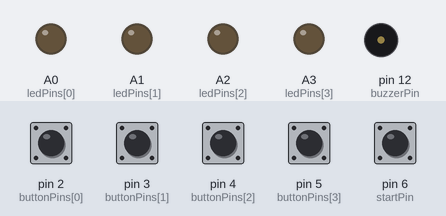
This sketch was run on a simulated Arduino Uno, built with avr-gcc and run on an emulated ATmega328P. Parts: output pins drawn as LEDs (lit = HIGH), buzzer (waves = sounding). The test bench sets the inputs (shaded band); at power-on: pin 2 (buttonPins[0]), pin 3 (buttonPins[1]), pin 4 (buttonPins[2]), pin 5 (buttonPins[3]), pin 6 (startPin) HIGH. Random numbers use the default seed unless the sketch sets one.

Above: at 1.2 s.
1.3 s: pin 6 (startPin) pulled LOW for 0.15 s
At 1.58 s:
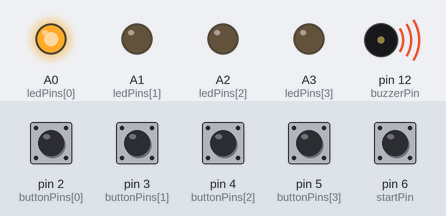
3.2 s: pin 3 (buttonPins[1]) pulled LOW for 0.15 s
At 4.4 s:
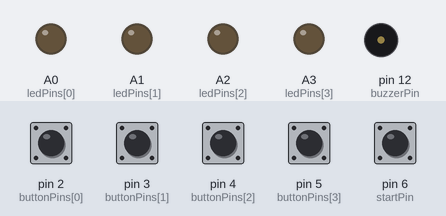
4.8 s: pin 6 (startPin) pulled LOW for 1 s
At 5.93 s:
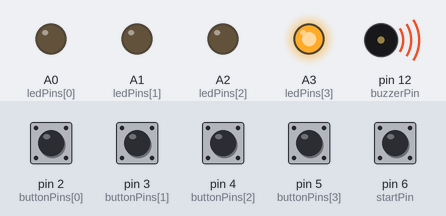
7.5 s: pin 4 (buttonPins[2]) pulled LOW for 0.15 s
At 8.9 s:
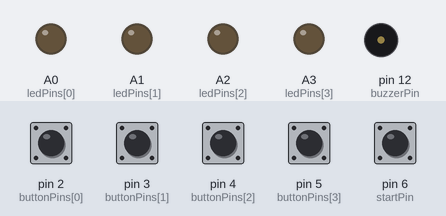
Timing chart, 0 to 10.1 s (numbered marks = the images above; inputs shaded):
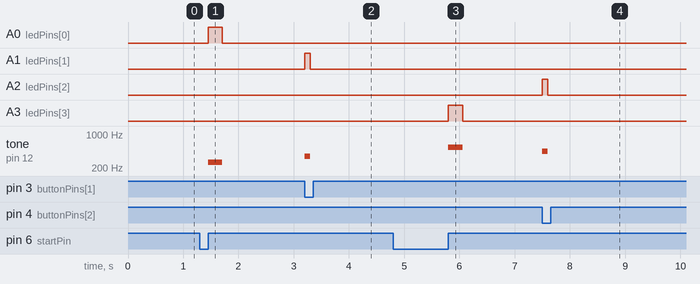

Measured:
- after the input at 1.3 s, A0 (ledPins[0]): LOW → HIGH after 0.15 s, → LOW 0.26 s later; tone on pin 12 (buzzerPin): silent → 262 Hz after 0.15 s, → silent 0.26 s later
- after the input at 3.2 s, A1 (ledPins[1]): LOW → HIGH at once, → LOW 0.10 s later; tone on pin 12 (buzzerPin): silent → 352 Hz at once, → silent 0.10 s later
- after the input at 4.8 s, A3 (ledPins[3]): LOW → HIGH after 1.0 s, → LOW 0.26 s later; tone on pin 12 (buzzerPin): silent → 532 Hz after 1.0 s, → silent 0.26 s later
- after the input at 7.5 s, A2 (ledPins[2]): LOW → HIGH at once, → LOW 0.10 s later; tone on pin 12 (buzzerPin): silent → 442 Hz at once, → silent 0.10 s later

The sketch:

mind_game.ino
```cpp
/*
  YADUNAND MIND GAME
  Arduino UNO memory sequence game

  Buttons: D2-D5
  Start:   D6
  LEDs:    A0-A3
  Buzzer:  D12
  OLED:    SH1106 SPI (CS D10, DC D9, RESET D8)

  This browser version mirrors the core sequence-game idea.
*/

#include <Arduino.h>

const byte buttonPins[4] = {2, 3, 4, 5};
const byte ledPins[4]    = {A0, A1, A2, A3};
const byte startPin      = 6;
const byte buzzerPin     = 12;

const byte MAX_SEQUENCE = 32;
byte sequence[MAX_SEQUENCE];
byte level = 1;
byte inputIndex = 0;

void allOff() {
  for (byte i=0;i<4;i++) digitalWrite(ledPins[i], LOW);
}

void signal(byte n, int ms=260) {
  digitalWrite(ledPins[n], HIGH);
  tone(buzzerPin, 262 + n*90, ms);
  delay(ms);
  digitalWrite(ledPins[n], LOW);
  delay(100);
}

void makeSequence() {
  sequence[0] = random(0,4);
  level = 1;
}

bool readPlayer() {
  inputIndex = 0;
  while (inputIndex < level) {
    for (byte i=0;i<4;i++) {
      if (digitalRead(buttonPins[i]) == LOW) {
        signal(i,100);
        while (digitalRead(buttonPins[i]) == LOW) {}
        if (i != sequence[inputIndex]) return false;
        inputIndex++;
      }
    }
  }
  return true;
}

void addStep() {
  if (level < MAX_SEQUENCE) sequence[level] = random(0,4);
}

void setup() {
  for (byte i=0;i<4;i++) {
    pinMode(buttonPins[i], INPUT_PULLUP);
    pinMode(ledPins[i], OUTPUT);
  }
  pinMode(startPin, INPUT_PULLUP);
  pinMode(buzzerPin, OUTPUT);
  randomSeed(analogRead(A5));
  allOff();
}

void loop() {
  if (digitalRead(startPin) == LOW) {
    while (digitalRead(startPin) == LOW) {}
    makeSequence();

    while (level <= MAX_SEQUENCE) {
      for (byte i=0;i<level;i++) signal(sequence[i]);

      if (!readPlayer()) break;

      level++;
      addStep();
      delay(450);
    }

    allOff();
  }
}
```
